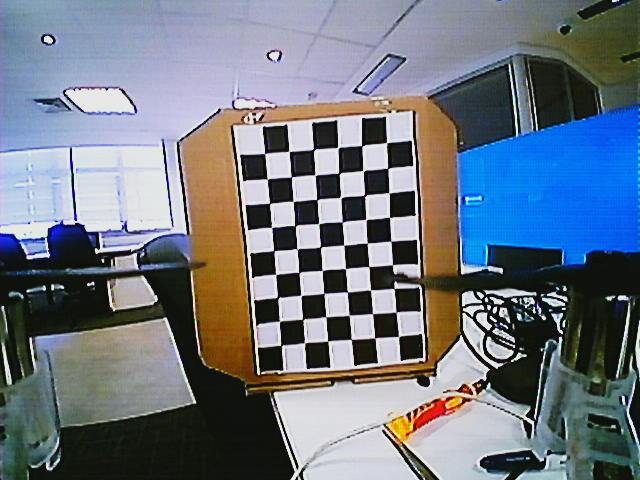
#> input picture opencv/1 - camera Calibration/data/foto01.jpg, 640 x 480 px
$ python calibrate.py data/foto01.jpg
#> lines starting #> are read from the running program, lines starting #| are printed output that depends on the picture; long printed decimals are rounded
### opencv/1 - camera Calibration/common.py
#!/usr/bin/env python

'''
This module contains some common routines used by other samples.
'''

# Python 2/3 compatibility
from __future__ import print_function
import sys
PY3 = sys.version_info[0] == 3

if PY3:
    from functools import reduce

import numpy as np
import cv2 as cv

# built-in modules
import os
import itertools as it
from contextlib import contextmanager

image_extensions = ['.bmp', '.jpg', '.jpeg', '.png', '.tif', '.tiff', '.pbm', '.pgm', '.ppm']

class Bunch(object):
    def __init__(self, **kw):
        self.__dict__.update(kw)
    def __str__(self):
        return str(self.__dict__)

def splitfn(fn):
    path, fn = os.path.split(fn)
    name, ext = os.path.splitext(fn)
    return path, name, ext

def anorm2(a):
    return (a*a).sum(-1)
def anorm(a):
    return np.sqrt( anorm2(a) )

# [44 lines left out: functions homotrans, to_rect, rect2rect_mtx, lookat, mtx2rvec, draw_str, not called in this run]

class Sketcher:
    # [8 lines left out: function __init__, not called in this run]

    def show(self):
        cv.imshow(self.windowname, self.dests[0])

    # [13 lines left out: function on_mouse, not called in this run]


# palette data from matplotlib/_cm.py
_jet_data =   {'red':   ((0., 0, 0), (0.35, 0, 0), (0.66, 1, 1), (0.89,1, 1),
                         (1, 0.5, 0.5)),
               'green': ((0., 0, 0), (0.125,0, 0), (0.375,1, 1), (0.64,1, 1),
                         (0.91,0,0), (1, 0, 0)),
               'blue':  ((0., 0.5, 0.5), (0.11, 1, 1), (0.34, 1, 1), (0.65,0, 0),
                         (1, 0, 0))}

cmap_data = { 'jet' : _jet_data }

# [14 lines left out: function make_cmap, not called in this run]

def nothing(*arg, **kw):
    pass

def clock():
    return cv.getTickCount() / cv.getTickFrequency()

# [8 lines left out: function Timer, not called in this run]

class StatValue:
    def __init__(self, smooth_coef = 0.5):
        self.value = None
        self.smooth_coef = smooth_coef
    # [6 lines left out: function update, not called in this run]

class RectSelector:
    # [31 lines left out: functions __init__, onmouse, draw, not called in this run]
    @property
    def dragging(self):
        return self.drag_rect is not None


# [24 lines left out: functions grouper, mosaic, not called in this run]

def getsize(img):
    h, w = img.shape[:2]
    return w, h

def mdot(*args):
    return reduce(np.dot, args)

# [4 lines left out: function draw_keypoints, not called in this run]

### opencv/1 - camera Calibration/calibrate.py
#!/usr/bin/env python

'''
camera calibration for distorted images with chess board samples
reads distorted images, calculates the calibration and write undistorted images

usage:
    calibrate.py [--debug <output path>] [--square_size] [<image mask>]

default values:
    --debug:    ./output/
    --square_size: 1.0
    <image mask> defaults to ../data/left*.jpg
'''

# Python 2/3 compatibility
from __future__ import print_function

import numpy as np
import cv2 as cv

from common import splitfn
# built-in modules
import os

if __name__ == '__main__':
    import sys
    import getopt
    from glob import glob

    args, img_mask = getopt.getopt(sys.argv[1:], '', ['debug=', 'square_size=', 'threads='])
    args = dict(args)
    args.setdefault('--debug', './output/')
    args.setdefault('--square_size', 1.0)
    args.setdefault('--threads', 4)
    if not img_mask:
        img_mask = './data_cel_out/foto??.jpg'  # default
    else:
        img_mask = img_mask[0]

    img_names = glob(img_mask)
    debug_dir = args.get('--debug')
    if debug_dir and not os.path.isdir(debug_dir):
        os.mkdir(debug_dir)
    square_size = float(args.get('--square_size'))

    pattern_size = (9, 6)
    pattern_points = np.zeros((np.prod(pattern_size), 3), np.float32)
    pattern_points[:, :2] = np.indices(pattern_size).T.reshape(-1, 2)
    pattern_points *= square_size

    obj_points = []
    img_points = []
    h, w = cv.imread(img_names[0], 0).shape[:2]  # TODO: use imquery call to retrieve results
#> h = 480; w = 640

    def processImage(fn):
#> called with fn = 'data/foto01.jpg'
        print('processing %s... ' % fn)
        img = cv.imread(fn, 0)
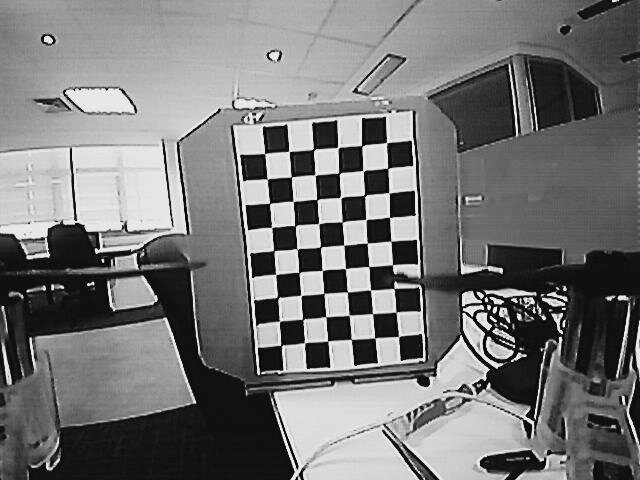
#> img: shape (480, 640); min 0, max 255, mean 117.8
        if img is None:
            print("Failed to load", fn)
            return None

        assert w == img.shape[1] and h == img.shape[0], ("size: %d x %d ... " % (img.shape[1], img.shape[0]))
        found, corners = cv.findChessboardCorners(img, pattern_size)
#> found = True; corners = 54 rows, first 8: [281.1, 345.7], [279.7, 321.4], [277.8, 297.3], [275.9, 274.5], [273.9, 250.6], [271.5, 227.5], [269.6, 203.5], [267.4, 179.3]
        if found:
            term = (cv.TERM_CRITERIA_EPS + cv.TERM_CRITERIA_COUNT, 30, 0.1)
            cv.cornerSubPix(img, corners, (5, 5), (-1, -1), term)

        if debug_dir:
            vis = cv.cvtColor(img, cv.COLOR_GRAY2BGR)
            cv.drawChessboardCorners(vis, pattern_size, corners, found)
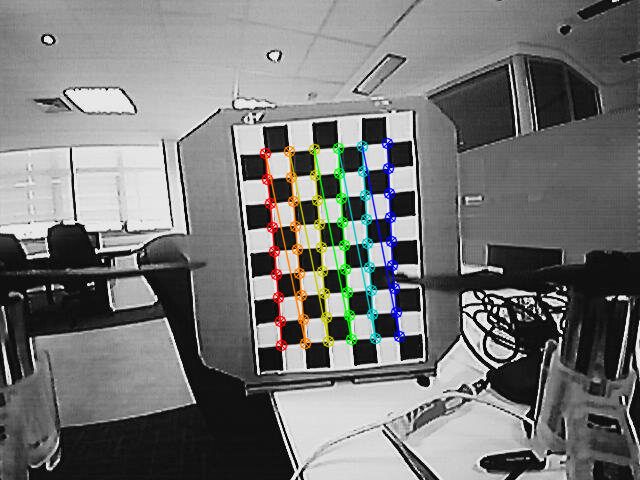
#> vis: shape (480, 640, 3); mean B, G, R 116.9, 117.9, 117.5
            path, name, ext = splitfn(fn)
            outfile = os.path.join(debug_dir, name + '_chess.png')
            cv.imwrite(outfile, vis)

        if not found:
            print('chessboard not found')
            return None

        print('           %s... OK' % fn)
        return (corners.reshape(-1, 2), pattern_points)

    threads_num = int(args.get('--threads'))
    if threads_num <= 1:
        chessboards = [processImage(fn) for fn in img_names]
    else:
        print("Run with %d threads..." % threads_num)
        from multiprocessing.dummy import Pool as ThreadPool
        pool = ThreadPool(threads_num)
        chessboards = pool.map(processImage, img_names)
#> chessboards = 1 item

    chessboards = [x for x in chessboards if x is not None]
    for (corners, pattern_points) in chessboards:
        img_points.append(corners)
        obj_points.append(pattern_points)
#> this loop made 1 pass
#> after the loop, img_points = 1 point arrays, longest 54 points; obj_points = 1 item

    # calculate camera distortion
    rms, camera_matrix, dist_coefs, rvecs, tvecs = cv.calibrateCamera(obj_points, img_points, (w, h), None, None)
#> rms = 0.248; camera_matrix = [[592.2, 0, 312], [0, 627.2, 159.4], [0, 0, 1]]; dist_coefs = [[0.231, 4.5, -0.0877, 0.011, -11.93]]; rvecs = ([0.116, 0.0616, -1.65],); tvecs = ([-1.34, 7.71, 25.25],)

    print("\nRMS:", rms)
#| RMS: 0.2481
    print("camera matrix:\n", camera_matrix)
#| camera matrix:
#|  [[592.165   0.         312.017]
#|  [  0.         627.233  159.402]
#|  [  0.           0.           1.        ]]
    print("distortion coefficients: ", dist_coefs.ravel())
#| distortion coefficients:  [ 2.31343502e-01  4.50112160e+00 -8.77375330e-02  1.09918263e-02
#|  -1.19312088e+01]

    # undistort the image with the calibration
    print('')
    for fn in img_names if debug_dir else []:
        path, name, ext = splitfn(fn)
        img_found = os.path.join(debug_dir, name + '_chess.png')
        outfile = os.path.join(debug_dir, name + '_undistorted.png')

        img = cv.imread(img_found)
        if img is None:
            continue

        h, w = img.shape[:2]
        newcameramtx, roi = cv.getOptimalNewCameraMatrix(camera_matrix, dist_coefs, (w, h), 1, (w, h))
#> newcameramtx = [[377.3, 0, 430.6], [0, 470.7, 110.1], [0, 0, 1]]; roi = (261, 19, 343, 326)

        dst = cv.undistort(img, camera_matrix, dist_coefs, None, newcameramtx)
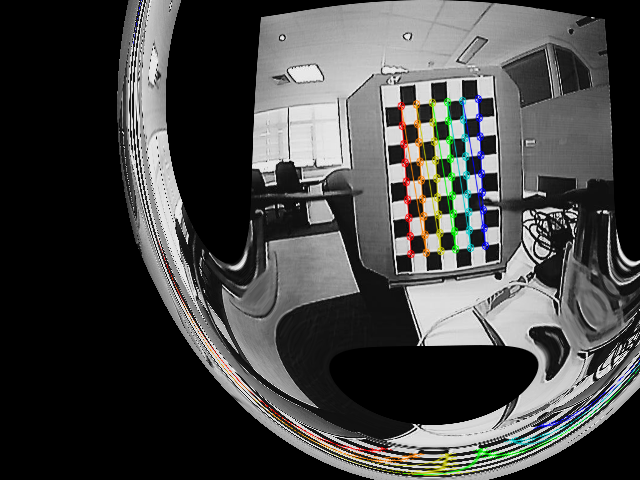
#> dst: shape (480, 640, 3); mean B, G, R 68.6, 69.6, 69.3

        # crop and save the image
        x, y, w, h = roi
#> x = 261; y = 19; w = 343; h = 326
        dst = dst[y:y+h, x:x+w]
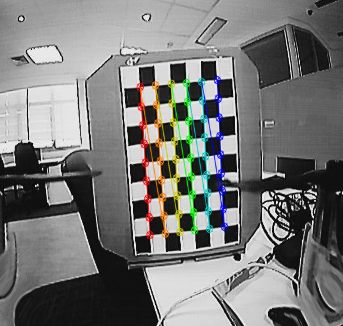
#> dst: shape (326, 343, 3); mean B, G, R 118.2, 119.7, 119.1

        print('Undistorted image written to: %s' % outfile)
        cv.imwrite(outfile, dst)

    np.savez("camera_array.npz", mtx=camera_matrix,
                                 dist=dist_coefs,
                                 rvecs=rvecs, tvecs=tvecs)

    cv.destroyAllWindows()

$ run again, on opencv/1 - camera Calibration/data/foto03.jpg
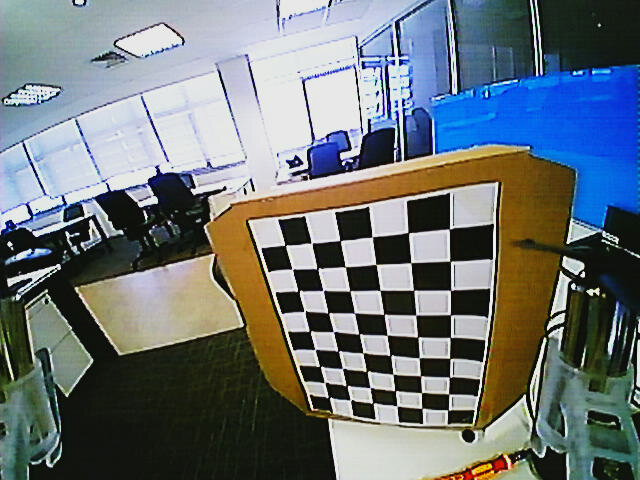
#> input picture opencv/1 - camera Calibration/data/foto03.jpg, 640 x 480 px
#> `h, w = cv.imread(img_names[0], 0).shape[:2]`: h = 480; w = 640
#> found = True; corners = 54 rows, first 8: [329.2, 397.3], [324.6, 382.5], [320.1, 366.3], [315.2, 349.4], [309.8, 331], [304.4, 310.9], [298.5, 290.9], [292.2, 269.3]
#> in processImage, `cv.drawChessboardCorners(vis, pattern_size, corners, found)`:
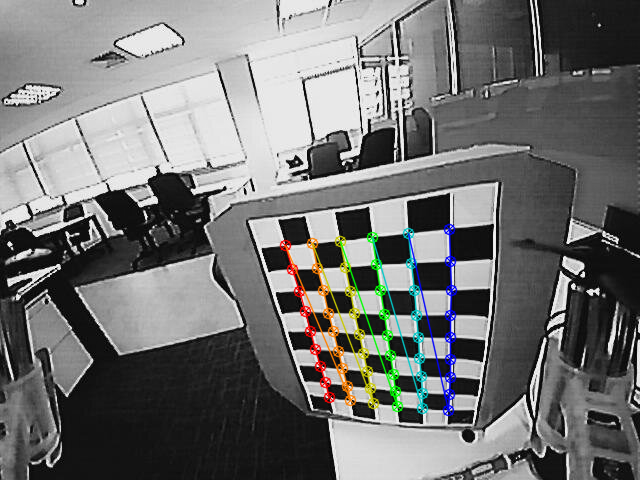
#> vis: shape (480, 640, 3); mean B, G, R 114.1, 115, 114.6
#> chessboards = 1 item
#> the loop `for (corners, pattern_points) in chessboards:` made 1 pass
#> after the loop `for (corners, pattern_points) in chessboards:`: img_points = 1 point arrays, longest 54 points; obj_points = 1 item
#> rms = 0.436; camera_matrix = [[276.9, 0, 298.8], [0, 270.5, 254.3], [0, 0, 1]]; dist_coefs = [[0.452, -0.916, -0.0303, -0.0146, 0.562]]; rvecs = ([0.0434, 0.685, -1.68],); tvecs = ([1.42, 6.77, 13.03],)
#| RMS: 0.4359
#| camera matrix:
#|  [[276.873   0.         298.776 ]
#|  [  0.         270.524 254.345]
#|  [  0.           0.           1.        ]]
#| distortion coefficients:  [ 0.4524 -0.9163 -0.03034 -0.01457  0.5623]
#> newcameramtx = [[338.1, 0, 324.7], [0, 285.1, 236.5], [0, 0, 1]]; roi = (151, 163, 300, 173)
#> `x, y, w, h = roi`: x = 151; y = 163; w = 300; h = 173
#> `dst = dst[y:y+h, x:x+w]`:
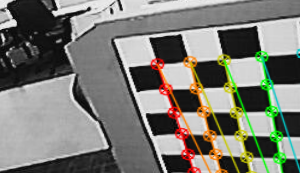
#> dst: shape (173, 300, 3); mean B, G, R 115.7, 123.6, 123.8

$ run again, on opencv/1 - camera Calibration/data/foto04.jpg
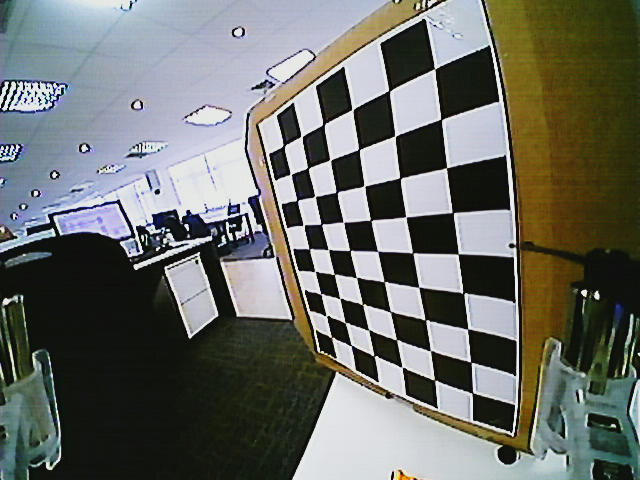
#> input picture opencv/1 - camera Calibration/data/foto04.jpg, 640 x 480 px
#> `h, w = cv.imread(img_names[0], 0).shape[:2]`: h = 480; w = 640
#> found = True; corners = 54 rows, first 8: [331.5, 337.4], [326, 316], [320.5, 294], [314.8, 271.3], [309.3, 249.1], [303.6, 225.3], [297.2, 200.5], [290.7, 174]
#> in processImage, `cv.drawChessboardCorners(vis, pattern_size, corners, found)`:
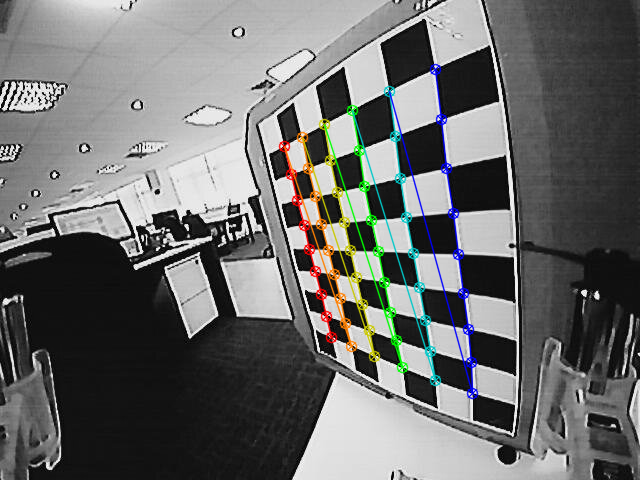
#> vis: shape (480, 640, 3); mean B, G, R 107.5, 108.5, 107.8
#> chessboards = 1 item
#> the loop `for (corners, pattern_points) in chessboards:` made 1 pass
#> after the loop `for (corners, pattern_points) in chessboards:`: img_points = 1 point arrays, longest 54 points; obj_points = 1 item
#> rms = 0.458; camera_matrix = [[217.6, 0, 304.6], [0, 223.8, 232.9], [0, 0, 1]]; dist_coefs = [[0.253, -0.307, 0.00146, 0.0027, 0.0952]]; rvecs = ([-0.403, 0.866, -1.62],); tvecs = ([1.18, 4.44, 9.92],)
#| RMS: 0.4577
#| camera matrix:
#|  [[217.603   0.         304.608]
#|  [  0.         223.814 232.884]
#|  [  0.           0.           1.        ]]
#| distortion coefficients:  [ 0.2534 -0.3069  0.001465  0.002695  0.09517]
#> newcameramtx = [[229.9, 0, 316.9], [0, 225.3, 234.1], [0, 0, 1]]; roi = (121, 110, 373, 249)
#> `x, y, w, h = roi`: x = 121; y = 110; w = 373; h = 249
#> `dst = dst[y:y+h, x:x+w]`:
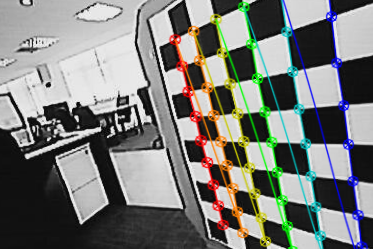
#> dst: shape (249, 373, 3); mean B, G, R 121.1, 124.9, 123.2
